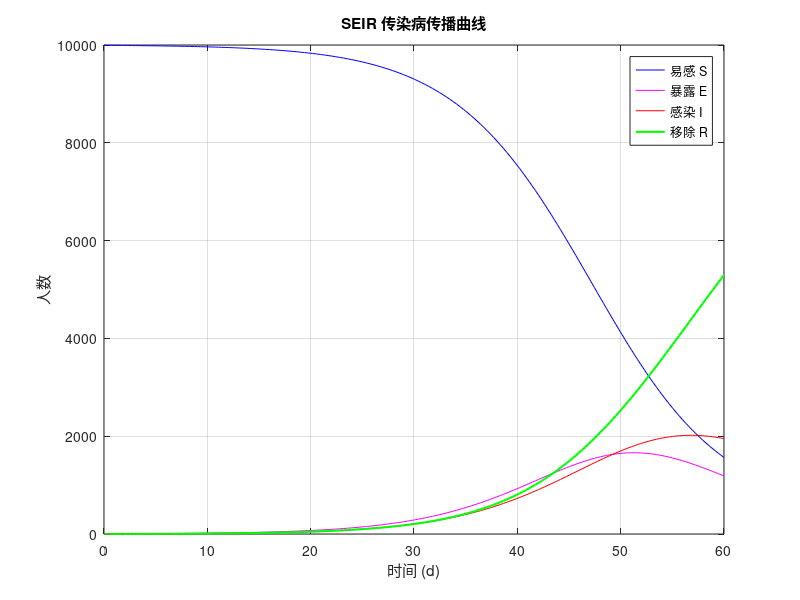

Recreate this plot in MATLAB. (Note: this script raises an error after producing the figure.)
%% matlab_simulation.m — 仿真/灵敏度分析模板 (A 题)
% 对应论文 §5.x 蒙特卡罗仿真 · 采样设计 · 系统级联仿真 · 灵敏度分析
% 调用: matlab -batch "run('matlab_simulation.m')"
% 国赛常见: 传染病 SEIR 传播、风险评估蒙特卡罗、排队/库存仿真、参数灵敏度
clear; clc; rng(42);

% 基于脚本自身路径构造输出目录, 保证 -batch 运行与位置无关
scriptDir = fileparts(mfilename('fullpath'));
figDir = fullfile(scriptDir, 'figures');
resDir = fullfile(scriptDir, 'results');
if ~exist(figDir, 'dir'), mkdir(figDir); end
if ~exist(resDir, 'dir'), mkdir(resDir); end

%% 1. 蒙特卡罗模拟: 估计库存系统平均补货成本
% Step1 说明: 需求量 d 服从均值为 100、标准差 20 的正态分布(截断为正), 单件成本 10
%            缺货惩罚 5/件, 订货提前期忽略, 每次补货固定成本 50
mu_d = 100;   sigma_d = 20;  % 需求量均值/标准差
unit_cost = 10;   stockout_penalty = 5;   order_fixed = 50;
S = 120;     % 目标库存 (订到 S)
N = 1e4;     % 仿真次数
total_cost = zeros(N, 1);
% Step2 蒙特卡罗主循环: 对每次重复采样需求量并计算总成本
for i = 1:N
    d = max(0, mu_d + sigma_d * randn);   % 随机需求 (等价 numpy.random.normal)
    if d <= S
        cost_i = order_fixed + unit_cost * (S - d);   % 仅补货固定成本+采购
    else
        cost_i = order_fixed + unit_cost * 0 + stockout_penalty * (d - S);  % 缺货
    end
    total_cost(i) = cost_i;
end
mean_cost = mean(total_cost);    % 期望补货成本
std_cost  = std(total_cost);     % 标准差
fprintf('蒙特卡罗 %d 次: 期望补货成本 = %.2f, 标准差 = %.2f\n', N, mean_cost, std_cost);

%% 2. 拉丁超立方采样 (Latin Hypercube Sampling, LHS)
% Step1 说明: 相较 rand 的独立随机采样, LHS 将每个维度均匀划分为 N 层并各取一点,
%            使样本更均匀覆盖参数空间, 常用于高维灵敏度/不确定性分析
% Step2 优先使用 lhsdesign; 若不可用则用 rand 分层采样替代
d_lhs = 3;   % 采样维度 (如 传染率 恢复率 接触率)
n_lhs = 200; % 样本数
try
    X_lhs = lhsdesign(n_lhs, d_lhs);              % 各列∈[0,1], 分层均匀
    lidx = 'lhsdesign 内置函数';
catch
    X_lhs = (rand(n_lhs, d_lhs) + ...
            repmat((0:n_lhs-1)', 1, d_lhs)) / n_lhs;   % 自实现分层采样
    lidx = '自实现分层采样 (lhsdesign 不可用)';
end
% 将标准均匀样本映射到物理范围 [0,0.3]×[0.1,0.9]×[0.1,0.4]
X_phys = X_lhs .* repmat([0.3 0.8 0.3], n_lhs, 1) + ...
                 repmat([0 0.1 0.1], n_lhs, 1);
fprintf('LHS 采样方式: %s, 样本数 %d, 维度 %d\n', lidx, n_lhs, d_lhs);
fprintf('LHS 各维边缘分布覆盖: min=%.3f max=%.3f\n', ...
    min(X_lhs(:)), max(X_lhs(:)));

%% 3. ODE 系统级联仿真: SEIR 传染病模型
% Step1 模型代入: 易感 S - 暴露 E - 感染 I - 移除 R, 常微分方程组
%   dS/dt = -beta*S*I/N
%   dE/dt =  beta*S*I/N - sigma*E
%   dI/dt =  sigma*E - gamma*I
%   dR/dt =  gamma*I
% Step2 参数定义
Npop = 1e4;  beta0 = 0.5;  sigmaSE = 1/5;  gammaIR = 1/7;  dur = 60;
seirfun = @(t, y) [
    -beta0 * y(1) * y(3) / Npop;
     beta0 * y(1) * y(3) / Npop - sigmaSE * y(2);
     sigmaSE * y(2) - gammaIR * y(3);
     gammaIR * y(3)
];
% Step3 数值求解 (ode45 自适应步长), 初始 5 人感染
x0 = [Npop - 5; 0; 5; 0];
[t_seir, Y] = ode45(seirfun, [0 dur], x0, odeset('RelTol', 1e-6));
peak_I = max(Y(:, 3));
fprintf('SEIR 峰值感染数 = %.0f (时刻 %.1f d), 终期易感 %.0f\n', ...
    peak_I, t_seir(Y(:,3) == peak_I), Y(end,1));

%% 4. 参数灵敏度分析: 传染率 beta 扰动 ±5/10/20%
% Step1 说明: 固定其余参数, 仅对 beta 扰动 r 倍, 观察终期病例数与峰值变化
% Step2 对每个扰动水平求解并记录关键指标
del_list = [-0.2, -0.1, -0.05, 0, 0.05, 0.1, 0.2];  % 相对扰动
final_case = zeros(size(del_list));
peak_case  = zeros(size(del_list));
for k = 1:numel(del_list)
    beta = beta0 * (1 + del_list(k));
    fk = @(t, y) [
        -beta * y(1) * y(3) / Npop;
         beta * y(1) * y(3) / Npop - sigmaSE * y(2);
         sigmaSE * y(2) - gammaIR * y(3);
         gammaIR * y(3)
    ];
    [~, Yk] = ode45(fk, [0 dur], x0, odeset('RelTol', 1e-6));
    final_case(k) = Npop - Yk(end, 1);   % 累计感染
    peak_case(k)  = max(Yk(:, 3));        % 峰值感染数
end

%% 5. 结果可视化
% Step1 SEIR 传播曲线
figure('Color', 'w');
plot(t_seir, Y(:,1), 'b-', t_seir, Y(:,2), 'm-', ...
     t_seir, Y(:,3), 'r-', t_seir, Y(:,4), 'g-', 'LineWidth', 1.5);
xlabel('时间 (d)'); ylabel('人数');
legend('易感 S', '暴露 E', '感染 I', '移除 R');
title('SEIR 传染病传播曲线'); grid on;
saveas(gcf, fullfile(figDir, 'matlab_simulation_seir.png'));

% Step2 灵敏度曲线
figure('Color', 'w');
yyaxis left;
plot(del_list*100, final_case / Npop * 100, 'o-', 'LineWidth', 1.5);
ylabel('终期累计感染率 (%)');
yyaxis right;
plot(del_list*100, peak_case, 's--', 'LineWidth', 1.5);
ylabel('峰值感染数');
xlabel('传染率 β 相对扰动 (%)');
legend('累计感染率', '峰值感染数', 'Location', 'northwest');
title('传染率 β 灵敏度分析'); grid on;
saveas(gcf, fullfile(figDir, 'matlab_simulation_sens.png'));
fprintf('已保存 2 张图到 figures/\n');

%% 6. 结果落盘 (对应论文 result*.xlsx)
sens_tab = table((1+del_list)' * beta0, del_list' * 100, ...
    final_case' / Npop * 100, peak_case', ...
    'VariableNames', {'beta', 'delta_pct', 'final_inf_rate', 'peak_inf'});
writetable(sens_tab, fullfile(resDir, 'result_matlab_simulation.xlsx'));

mc_tab = table(mean_cost, std_cost, N, ...
    'VariableNames', {'mean_cost', 'std_cost', 'n_sim'});
writetable(mc_tab, fullfile(resDir, 'result_matlab_montecarlo.xlsx'));
fprintf('已保存 results/result_matlab_simulation.xlsx\n');
fprintf('已保存 results/result_matlab_montecarlo.xlsx\n');

%% 7. M/M/1 排队系统: 解析公式 vs 离散事件仿真
% Step1 解析: Little 定律, 服务强度 rho = lambda/mu 须 < 1 才稳定
lambda_q = 2.0;  mu_q = 3.0;        % 到达率 / 服务率
rho_q = lambda_q / mu_q;
L_q  = rho_q / (1 - rho_q);         % 平均队长 (系统中的顾客数)
Lq_q = rho_q^2 / (1 - rho_q);       % 平均等待队长 (队列中的顾客数)
W_q  = L_q / lambda_q;              % 平均逗留时间 (等待 + 服务)
Wq_q = Lq_q / lambda_q;             % 平均等待时间 (仅排队)

% Step2 离散事件仿真: 泊松到达间隔 Exp(lambda), 服务时长 Exp(mu), 用 rand 生成
%   (注: 指数分布采样 = -log(rand)/rate)
T_q = 5000;  Nc = round(T_q * lambda_q * 10);   % 顾客样本预算
arr_q = zeros(Nc, 1);  t_q = 0;
for k = 1:Nc
    t_q = t_q - log(rand) / lambda_q;           % 顾客到达时刻
    arr_q(k) = t_q;
end
arr_q = arr_q(arr_q <= T_q);                    % 截断到仿真时长内
Nq = numel(arr_q);
wait_q = zeros(Nq, 1);  busy_q = 0;  cnt_s = 0;
for k = 1:Nq
    ser_q = -log(rand) / mu_q;                  % 一次服务时长
    start_q = max(arr_q(k), busy_q);            % 实际开始服务时刻
    wait_q(k) = start_q - arr_q(k);             % 排队等待时间
    busy_q = start_q + ser_q;                   % 服务台下次空闲时刻
    cnt_s = cnt_s + 1;
end
n_warm = sum(arr_q < 50);                       % 预热阶段 (前 50 时间单位)
sim_wait_q = wait_q(n_warm+1:cnt_s);
sim_avg_wait = mean(sim_wait_q);

fprintf('\n===== M/M/1 排队系统 =====\n');
fprintf('rho=%.4f\n', rho_q);
fprintf('解析: L=%.4f  Lq=%.4f  W=%.4f  Wq=%.4f\n', L_q, Lq_q, W_q, Wq_q);
fprintf('仿真: 平均等待 Wq_sim=%.4f (顾客数 %d)\n', sim_avg_wait, cnt_s - n_warm);

% Step3 等待时间分布图存 figures/
figure('Color', 'w');
histogram(sim_wait_q, 40, 'FaceColor', [0.3 0.6 0.9]);
xlabel('等待时间'); ylabel('频数'); title('M/M/1 排队顾客等待时间分布'); grid on;
saveas(gcf, fullfile(figDir, 'matlab_simulation_mm1_wait.png'));
fprintf('已保存 figures/matlab_simulation_mm1_wait.png\n');

% Step4 结果落盘
mm1_tab = table(lambda_q, mu_q, rho_q, L_q, Lq_q, W_q, Wq_q, sim_avg_wait, ...
    'VariableNames', {'lambda', 'mu', 'rho', 'L', 'Lq', 'W', 'Wq', 'sim_avg_wait'});
writetable(mm1_tab, fullfile(resDir, 'result_matlab_mm1.xlsx'));
fprintf('已保存 results/result_matlab_mm1.xlsx\n');

%% 8. 元胞自动机: Game of Life (二维, conv2 自实现, 含边界)
% 规则: 活细胞邻居为 2 或 3 时存活, 死细胞邻居恰为 3 时新生;
%       用 conv2 卷积核统计 Moore 8 邻域活邻居数, 边界按 0 填充(视为死细胞)。
G_rng = rand(80, 80) < 0.25;            % 随机初始构型, 约 25% 活细胞
K_ca  = [1 1 1; 1 0 1; 1 1 1];          % Moore 邻居卷积核 (不含中心)
steps_ca = 60;
CA_hist = zeros(80, 80, steps_ca + 1);
CA_hist(:, :, 1) = G_rng;
for s = 1:steps_ca
    nb = conv2(G_rng, K_ca, 'same');    % 各细胞活邻居数
    G_rng = (G_rng & (nb == 2)) | (nb == 3);   % 生死演化规则
    CA_hist(:, :, s + 1) = G_rng;
end

figure('Color', 'w');
subplot(1, 2, 1);
imagesc(CA_hist(:, :, end)); colormap(gray); axis image off;
title('Game of Life 末代构型');
subplot(1, 2, 2);
imagesc(squeeze(CA_hist(40, :, :))'); colormap(gray); axis xy;
xlabel('细胞位置'); ylabel('演化步'); title('第 40 行时空演化 (时间剖面)');
saveas(gcf, fullfile(figDir, 'matlab_simulation_ca.png'));
fprintf('已保存 figures/matlab_simulation_ca.png\n');
fprintf('仿真脚本运行完成\n');
